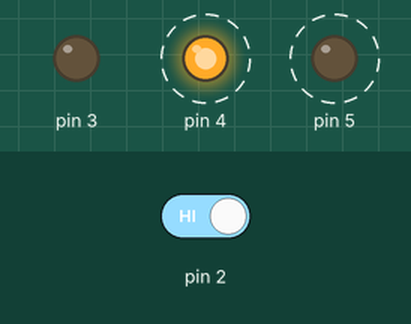
Bench run of a sketch on a simulated Arduino Uno, built with avr-gcc and run on an emulated ATmega328P. Parts: output pins drawn as LEDs (lit = HIGH). Dashed ring = blinking. The inputs (shaded band) are chosen by the test bench; at power-on: pin 2 HIGH.

Above: at 1.8 s.
1.9 s: pin 2 driven LOW
At 3.0 s:
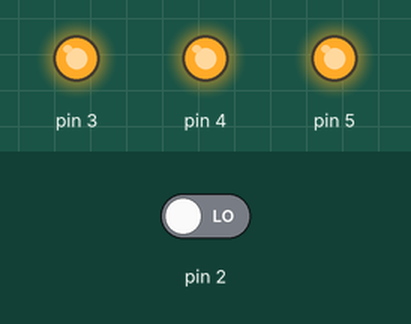
3.5 s: pin 2 driven HIGH
At 3.62 s:
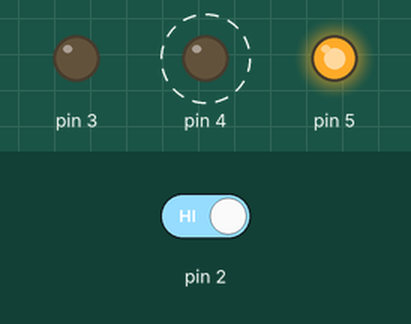
Timing chart, 0 to 12.5 s (numbered marks = the images above; inputs shaded):
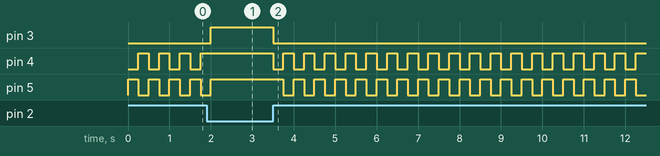

The sketch:

spaceship_interface.ino
```cpp
int switchState = 0;

void setup() {
  pinMode(2, INPUT);
  pinMode(3, OUTPUT);
  pinMode(4, OUTPUT);
  pinMode(5, OUTPUT);
}

void loop() {
  switchState = digitalRead(2);

  if (switchState == LOW) {
    digitalWrite(3, HIGH);
    digitalWrite(4, HIGH);
    digitalWrite(5, HIGH);
  } else {
    digitalWrite(3, LOW);
    digitalWrite(4, LOW);
    digitalWrite(5, HIGH);

    delay(250);
    digitalWrite(4, HIGH);
    digitalWrite(5, LOW);
    delay(250);
  }
}
```

Measured:
- after the input at 1.9 s, pin 3: LOW → HIGH after 0.10 s; pin 4: stops changing and stays HIGH; pin 5: goes on until 2.0 s, then stays HIGH
- after the input at 3.5 s, pin 3: HIGH → LOW at once; pin 4: alternates HIGH for 0.25 s and LOW for 0.25 s, starting at once; pin 5: alternates HIGH for 0.25 s and LOW for 0.25 s, starting after 0.25 s
- by itself, pin 4, pin 5: alternates HIGH for 0.25 s and LOW for 0.25 s
